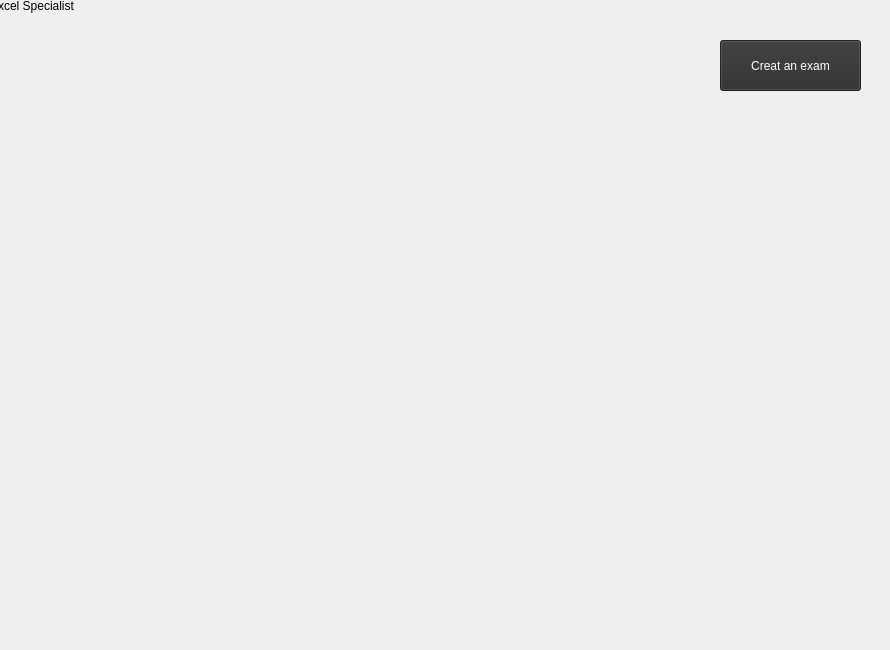
      <widget class="QWidget" name="ExcelSpecialist_QW">
       <widget class="QWidget" name="exams_WG" native="true">
        <property name="geometry">
         <rect>
          <x>-10</x>
          <y>30</y>
          <width>881</width>
          <height>611</height>
         </rect>
        </property>
        <property name="styleSheet">
         <string notr="true">color:black;</string>
        </property>
        <widget class="QPushButton" name="createExam_PB">
         <property name="geometry">
          <rect>
           <x>730</x>
           <y>10</y>
           <width>141</width>
           <height>51</height>
          </rect>
         </property>
         <property name="styleSheet">
          <string notr="true">color:white;
background-color:#2E2E2E;</string>
         </property>
         <property name="text">
          <string>Creat an exam</string>
         </property>
        </widget>
       </widget>
       <widget class="QLabel" name="label_56">
        <property name="geometry">
         <rect>
          <x>-10</x>
          <y>-10</y>
          <width>881</width>
          <height>31</height>
         </rect>
        </property>
        <property name="styleSheet">
         <string notr="true">QLabel
{
background-color:transparent;
    qproperty-alignment: AlignCenter;
color:black;
	font: 16pt &quot;Segoe UI&quot;;

}</string>
        </property>
        <property name="text">
         <string>Excel Specialist</string>
        </property>
       </widget>
      </widget>
